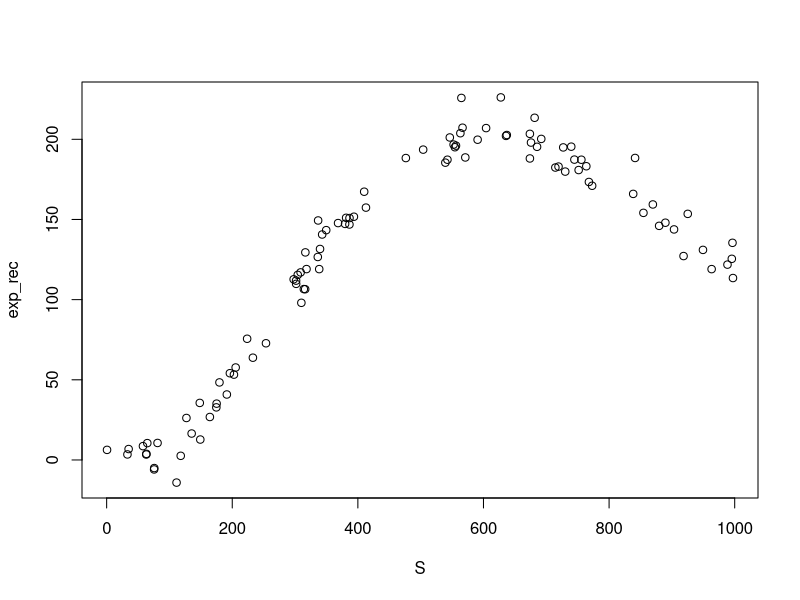
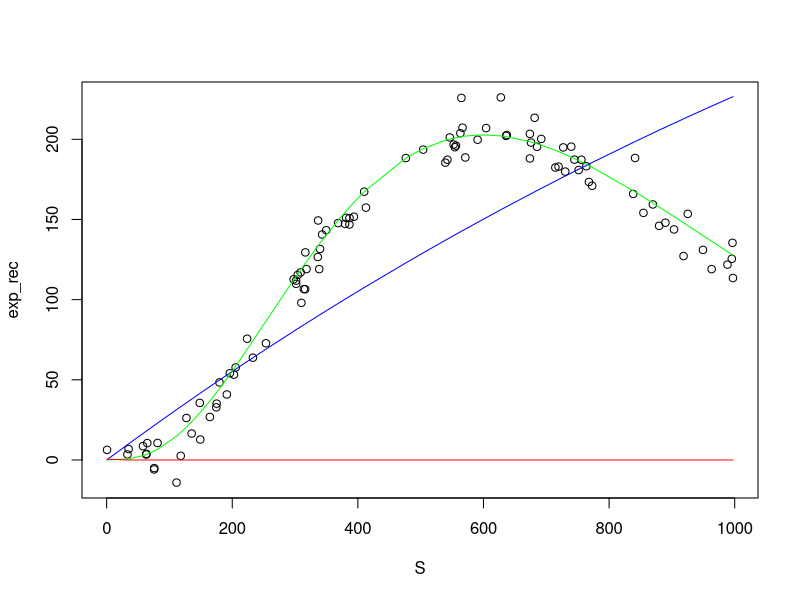

Write R code to recreate these figures, in order.
## ---- chunk 1
knitr::opts_chunk$set(echo = TRUE)
## ---- chunk 2
library(tidyverse)
## ---- chunk 3
sal_lor <- function(S, Sk, k, c, sigma){
  exp_rec <- ((k*(S/Sk)^c)*exp(c*(1-S/Sk))+sigma)
  return(exp_rec)
}
  
S <- runif(100, 0, 1000)
Sk <- 600
k <- 200
c <- 3
sigma <- rnorm(length(S), 0, 10)

exp_rec <- sal_lor(S, Sk, k, c, sigma)

plot(S, exp_rec)

sim_stock <- data.frame(stock = S, recruits = exp_rec)
## ---- chunk 4
rick_fit <- lm(log(recruits/stock)~stock, data = sim_stock)

summary(rick_fit)$coefficients
## ---- chunk 5
QDLogLike <- function(parms){
  alpha <- parms[1]
  beta <- parms[2]
  delta <- parms[3]
  gamma <- parms[4]
  sd <- exp(parms[5])
  
  predicted <- alpha*sim_stock$stock*exp((beta*sim_stock$stock)-(delta*sim_stock$stock^gamma))
  
  NegLogLike <- -sum(log(dnorm(sim_stock$recruits, predicted, sd= sd)))
  return(NegLogLike)
}

#declare start parms - guess based on previous fit 
alpha <- exp(summary(rick_fit)$coefficients[1])
beta <- -summary(rick_fit)$coefficients[2]
delta <- 1
gamma <- 1
sd <- log(10)

parms <- list(alpha, beta, delta, gamma, sd)

QD_fit <- optim(parms, QDLogLike, method="Nelder-Mead", hessian=TRUE)

QD_fit$par
## ---- chunk 6
SLLogLike <- function(parms){
  Sk <- parms[1]
  k <- parms[2]
  c <- parms[3]
  sd <- exp(parms[4])
  
  predicted <- ((k*(sim_stock$stock/Sk)^c)*exp(c*(1-sim_stock$stock/Sk)))  
  NegLogLike <- -sum(log(dnorm(sim_stock$recruits, predicted, sd= sd)))
  return(NegLogLike)
}
#Sk <- 1000 #tester - this is finnecky! and changes results - must be hitting local minima
parms <- list(Sk, k, c, sd) #can recycle from above

SL_fit <- optim(parms, SLLogLike, method="Nelder-Mead", hessian=TRUE)
cbind(c("SK", "k", "c", "sd"), SL_fit$par)
## ---- chunk 7
r_alpha <- exp(summary(rick_fit)$coefficients[1])
r_beta <- summary(rick_fit)$coefficients[2]

rick_preds <- r_alpha*sim_stock$stock*exp(r_beta*sim_stock$stock)
rick_preds <- data.frame(fit = rick_preds, S = S) %>%
  arrange(S)

QD_alpha <- QD_fit$par[1]
QD_beta <- QD_fit$par[2]
QD_delta <- QD_fit$par[3]
QD_gamma <- QD_fit$par[4]

QD_preds <- QD_alpha*sim_stock$stock*exp((QD_beta*sim_stock$stock)-(QD_delta*sim_stock$stock^QD_gamma))
QD_preds <- data.frame(fit = QD_preds, S = S) %>%
  arrange(S) 
SL_Sk <- SL_fit$par[1]
SL_k <- SL_fit$par[2]
SL_c <- SL_fit$par[3]

SL_preds <- ((SL_k*(sim_stock$stock/Sk)^c)*exp(c*(1-sim_stock$stock/Sk)))  

SL_preds <- data.frame(fit = SL_preds, S = S) %>%
  arrange(S)
## ---- chunk 8
plot(S, exp_rec)
lines(fit~S, data = rick_preds, col = "blue")
lines(fit~S, data = SL_preds, col = "green")
lines(fit~S, data = QD_preds, col = "red") #Something's messed up with the QD model!

